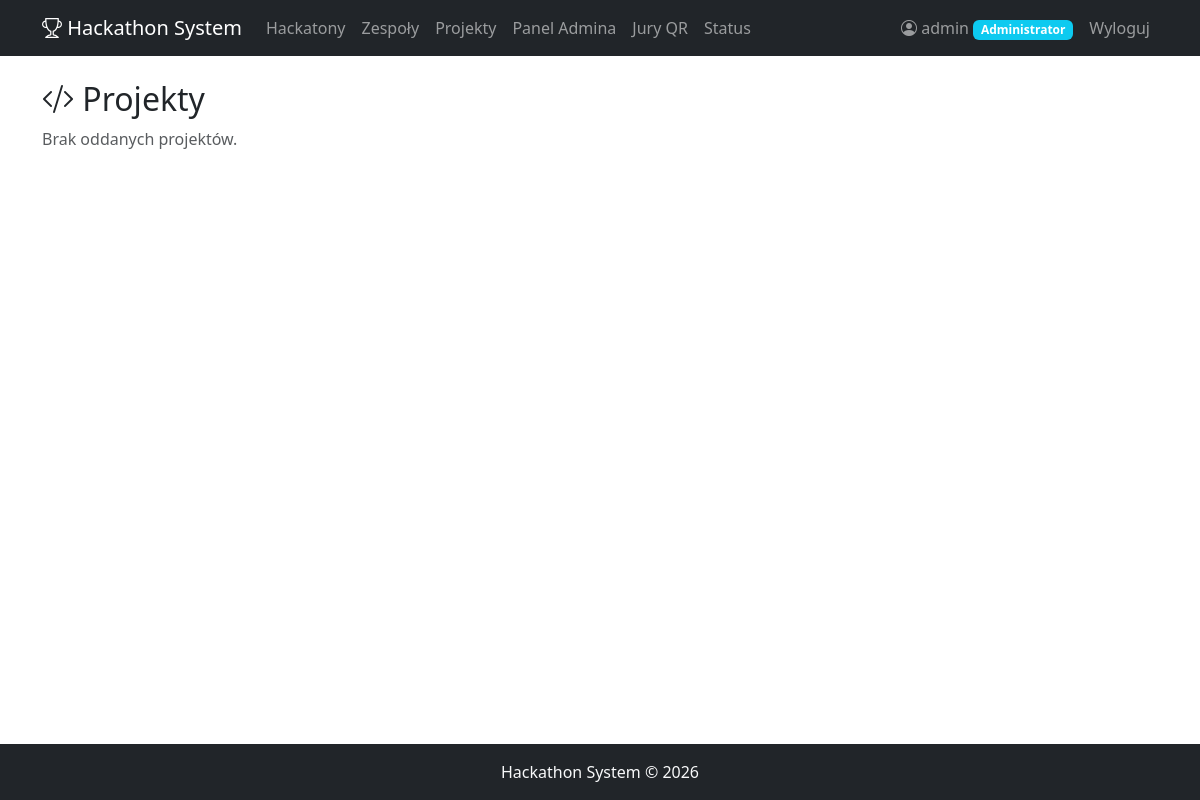
The app's page /projects/ (signed in), older data.
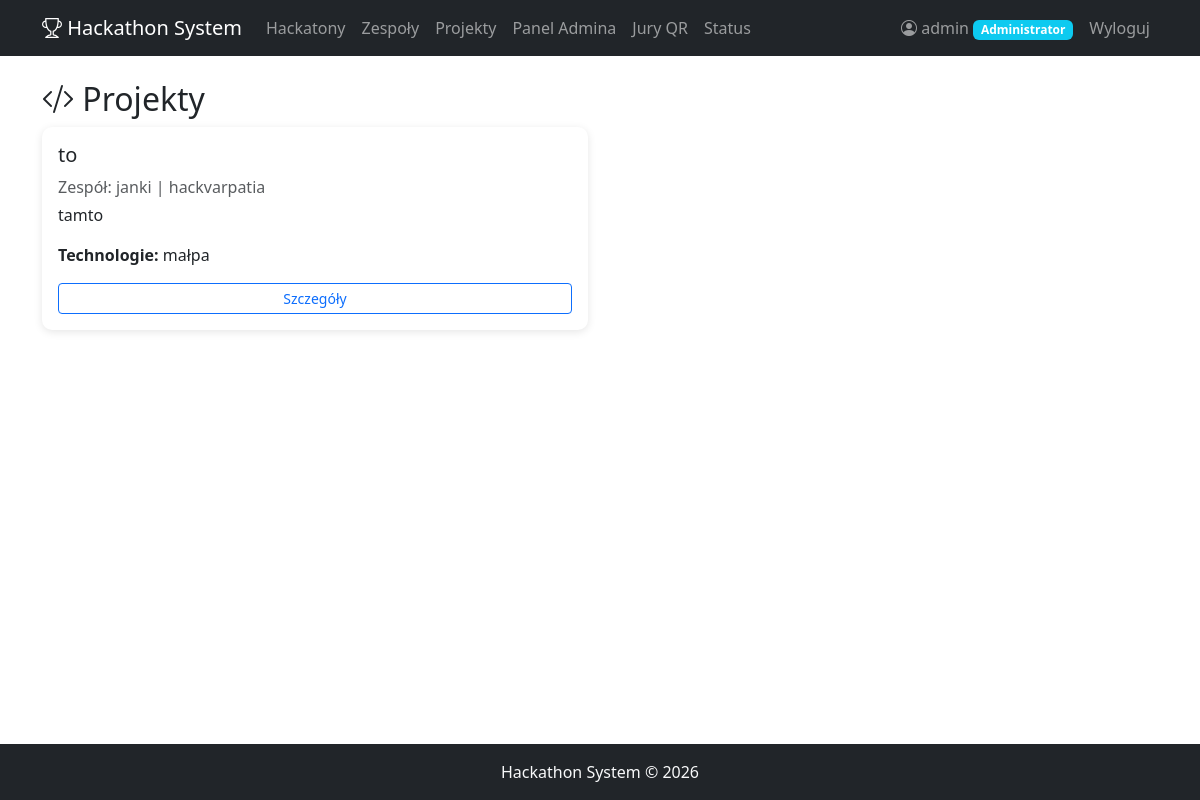
The same page, newer data.
### accounts/models.py (models this page shows, shortened)
class UserProfile(models.Model):
    ROLE_CHOICES = [
        ('participant', 'Uczestnik'),
        ('jury', 'Jury'),
        ('admin', 'Administrator'),
    ]
    user = models.OneToOneField(User, on_delete=models.CASCADE, related_name='profile')
    role = models.CharField(max_length=20, choices=ROLE_CHOICES, default='participant')
    bio = models.TextField(blank=True)
    @property
    def is_admin(self):
        return self.role == 'admin'
    @property
    def is_jury(self):
        return self.role == 'jury'

### projects/models.py (models this page shows, shortened)
class Project(models.Model):
    STATUS_CHOICES = [
        ('draft', 'Szkic'),
        ('submitted', 'Oddany'),
    ]
    team = models.OneToOneField(Team, on_delete=models.CASCADE, related_name='project')
    title = models.CharField(max_length=300, verbose_name='Tytuł')
    description = models.TextField(verbose_name='Opis projektu')
    technologies = models.CharField(max_length=500, verbose_name='Użyte technologie')
    repo_url = models.URLField(blank=True, verbose_name='Link do repozytorium')
    demo_url = models.URLField(blank=True, verbose_name='Link do demo')
    status = models.CharField(max_length=20, choices=STATUS_CHOICES, default='draft')
    submitted_at = models.DateTimeField(auto_now=True)

### teams/models.py (models this page shows, shortened)
class Team(models.Model):
    name = models.CharField(max_length=200, verbose_name='Nazwa zespołu')
    hackathon = models.ForeignKey(Hackathon, on_delete=models.CASCADE, related_name='teams')
    captain = models.ForeignKey(User, on_delete=models.CASCADE, related_name='captained_teams')
    description = models.TextField(blank=True, verbose_name='Opis')
    created_at = models.DateTimeField(auto_now_add=True)
    class Meta:
        unique_together = ['name', 'hackathon']

### hackathon/models.py (models this page shows, shortened)
class Hackathon(models.Model):
    STATUS_CHOICES = [
        ('planned', 'Planowany'),
        ('active', 'Aktywny'),
        ('judging', 'Ocenianie'),
        ('finished', 'Zakończony'),
    ]
    name = models.CharField(max_length=200, verbose_name='Nazwa')
    description = models.TextField(verbose_name='Opis')
    date_start = models.DateTimeField(verbose_name='Data rozpoczęcia')
    date_end = models.DateTimeField(verbose_name='Data zakończenia')
    submit_deadline = models.DateTimeField(verbose_name='Deadline oddania projektów')
    status = models.CharField(max_length=20, choices=STATUS_CHOICES, default='planned', verbose_name='Status')
    max_team_size = models.PositiveIntegerField(default=5, verbose_name='Max wielkość zespołu')
    created_at = models.DateTimeField(auto_now_add=True)
    class Meta:
        ordering = ['-date_start']

### projects/views.py (the view)
# urls.py: path('', views.project_list, name='list'),
@login_required
def project_list(request):
    projects = Project.objects.filter(status='submitted').select_related('team', 'team__hackathon')
    return render(request, 'projects/list.html', {'projects': projects})

### projects/templates/projects/list.html (shortened to what this page needs)
{% extends 'base.html' %}
{% block content %}
<h2><i class="bi bi-code-slash"></i> Projekty</h2>
<div class="row">
    {% for project in projects %}
        <div class="col-md-6 mb-3">
            <div class="card p-3">
                <h5>{{ project.title }}</h5>
                <p class="text-muted mb-1">Zespół: {{ project.team.name }} | {{ project.team.hackathon.name }}</p>
                <p>{{ project.description|truncatewords:25 }}</p>
                <p><strong>Technologie:</strong> {{ project.technologies }}</p>
                <a href="{% url 'projects:detail' project.pk %}" class="btn btn-sm btn-outline-primary">Szczegóły</a>
            </div>
        </div>
    {% empty %}
        <p class="text-muted">Brak oddanych projektów.</p>
    {% endfor %}
</div>
{% endblock %}

### templates/base.html (shortened to what this page needs)
<!DOCTYPE html>
<html lang="pl">
<head>
    <link href="https://cdn.jsdelivr.net/npm/bootstrap@5.3.0/dist/css/bootstrap.min.css" rel="stylesheet">
    <link href="https://cdn.jsdelivr.net/npm/bootstrap-icons@1.10.0/font/bootstrap-icons.css" rel="stylesheet">
    {% load static %}
    <link rel="stylesheet" href="{% static 'css/style.css' %}">
</head>
<body>
    <nav class="navbar navbar-expand-lg navbar-dark bg-dark">
        <div class="container">
            <a class="navbar-brand" href="{% url 'home' %}">
                <i class="bi bi-trophy"></i> Hackathon System
            </a>
            <div class="collapse navbar-collapse" id="navbarNav">
                <ul class="navbar-nav me-auto">
                    <li class="nav-item">
                        <a class="nav-link" href="{% url 'hackathon:list' %}">Hackatony</a>
                    </li>
                    {% if user.is_authenticated %}
                        <li class="nav-item">
                            <a class="nav-link" href="{% url 'teams:list' %}">Zespoły</a>
                        </li>
                        <li class="nav-item">
                            <a class="nav-link" href="{% url 'projects:list' %}">Projekty</a>
                        </li>
                        {% if user.profile.is_admin %}
                            <li class="nav-item">
                                <a class="nav-link" href="{% url 'hackathon:admin_panel' %}">Panel Admina</a>
                            </li>
                            <li class="nav-item">
                                <a class="nav-link" href="{% url 'judging:jury_members_list' %}">Jury QR</a>
                            </li>
                            <li class="nav-item">
                                <a class="nav-link" href="{% url 'judging:hackathon_status_manage' %}">Status</a>
                            </li>
                        {% endif %}
                    {% endif %}
                </ul>
                <ul class="navbar-nav">
                    {% if user.is_authenticated %}
                        <li class="nav-item">
                            <a class="nav-link" href="{% url 'accounts:dashboard' %}">
                                <i class="bi bi-person-circle"></i> {{ user.username }}
                                <span class="badge bg-info">{{ user.profile.get_role_display }}</span>
                            </a>
                        </li>
                        <li class="nav-item">
                            <form method="post" action="{% url 'accounts:logout' %}" class="d-inline">
                                <button type="submit" class="nav-link btn btn-link">Wyloguj</button>
                            </form>
                        </li>
                    {% endif %}
                </ul>
            </div>
        </div>
    </nav>
    <div class="container mt-4">
        {% block content %}{% endblock %}
    </div>
    <footer class="bg-dark text-light py-3 mt-5">
        <div class="container text-center">
            <p class="mb-0">Hackathon System &copy; 2026</p>
        </div>
    </footer>
</body>
</html>

### static/css/style.css (style rules this page uses)
body { min-height: 100vh; display: flex; flex-direction: column; }
.container.mt-4 { flex: 1; }
.card { box-shadow: 0 2px 8px rgba(0,0,0,0.1); border: none; border-radius: 10px; transition: transform 0.2s; }
.badge { font-size: 0.75em; }

Row changes from the older to the newer data that the page shows:
added Project: title "to", team.name "janki", team.hackathon.name "hackvarpatia", description "tamto", technologies "małpa"
Text that changed along with them:
text no longer shown: "Brak oddanych projektów."
